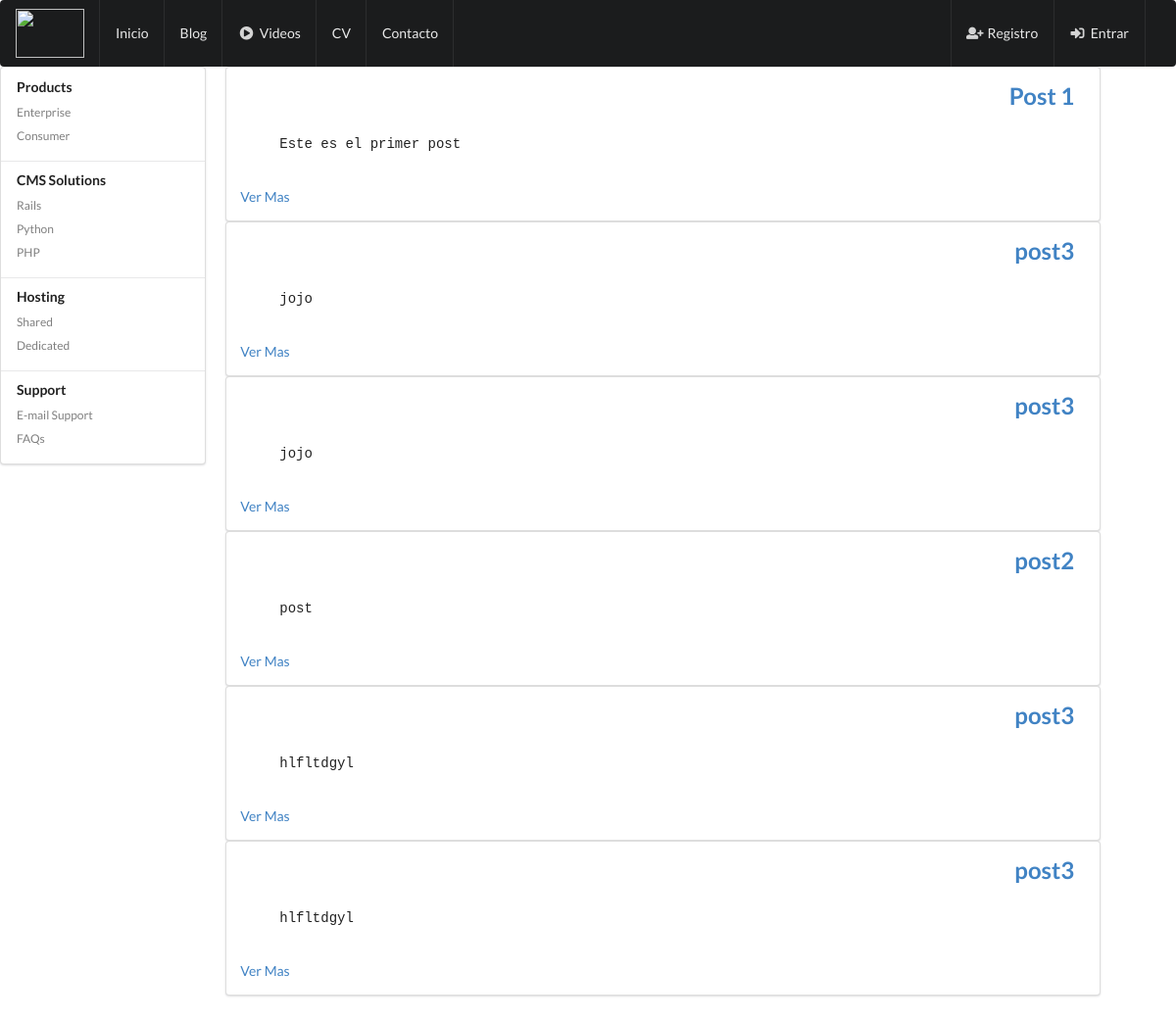
The app's page /posts/, older data.
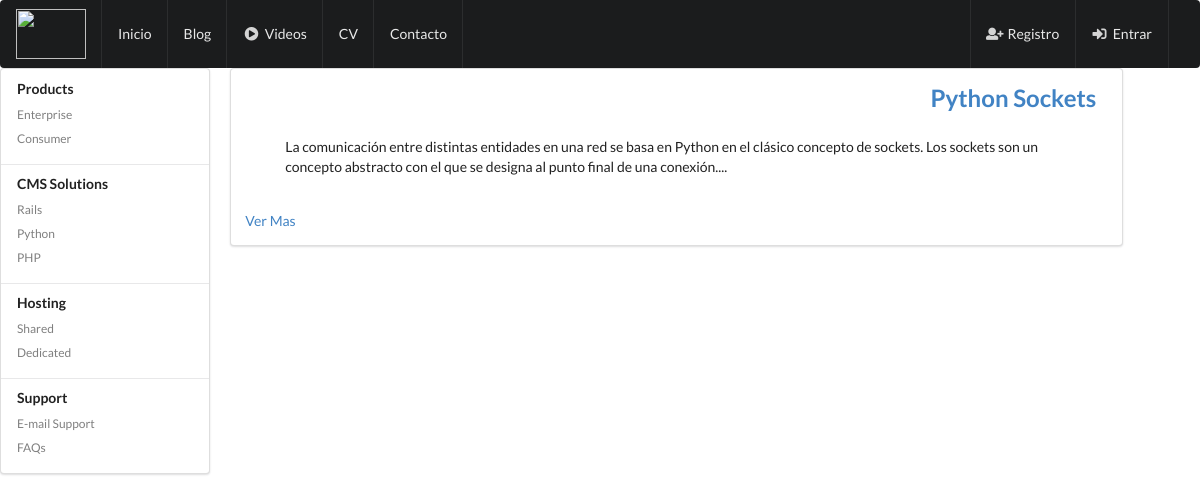
The same page, newer data.
### blog/models.py (models this page shows, shortened)
class Post(models.Model):
	title = models.CharField(max_length=120)
	content = models.TextField()
	updated = models.DateTimeField(auto_now=True, auto_now_add=False)
	timestamp = models.DateTimeField(auto_now=False, auto_now_add=True)
	def get_absolute_url(self):
		return reverse('posts:detail', kwargs={'id': self.id})

### blog/views.py (the view)
def post_list(request):
	posts = Post.objects.all()
	context = {
		'title': 'Blog',
		'message': "Hola a todos!!",
		'posts': posts
	}
	return render(request, "post_list.html", context)

### templates/post_list.html (shortened to what this page needs)
{% extends "base.html" %}
{% block content %}
	{% for post in posts %}
		<div class="five wide column">
			<div class="ui segment">
			  		<h2 class="ui right floated header"><a href='{{ post.get_absolute_url }}'>{{ post.title }}</a></h2>
			  		<br>
			  		<br>
					{% if post.content|length < 500 %}
					<pre><blockquote>{{ post.content}}</blockquote></pre>
					<br>
					{% else %}
					<blockquote>{{ post.content|truncatechars:200 }} </blockquote>
					<br>
					{% endif %}
					<a href='{{ post.get_absolute_url }}'>Ver Mas</a>
			</div>
		</div>
	{% endfor %}
{% endblock %}

### templates/base.html (shortened to what this page needs)
<!DOCTYPE html>
<html>
<head>
    <link rel="stylesheet" type="text/css" href="https://cdnjs.cloudflare.com/ajax/libs/semantic-ui/2.2.6/semantic.min.css">
</head>
<body>
	<div class="row">
		<div class="ui inverted stackable menu">
		<div class="header item">
			<img src="http://www.metalerk.com/static/img/nappa.jpg" alt="" style="height: 50px; width: 70px;">
		</div>
		<a class="blue item">Inicio</a>
		<a href="" class="blue item">Blog</a>
		<a href="" class="item">
			<i class="video play icon"></i>
			Videos
		</a>
		<a href="" class="blue item">CV</a>
		<a href="" class="blue item">Contacto</a>
		<div class="right menu">
			<a href="" class="ui item"><i class="add user icon"></i>Registro</a>
			<a href="" class="ui item">
			<i class="sign in icon"></i>Entrar</a>
			<a href="" class="ui item"></a>
		</div>
	</div>
	</div>
	<div class="row">
		<div class="ui stackable grid">
			<div class="three wide column">
				<div class="ui vertical menu">
					  <div class="item">
					    <div class="header">Products</div>
					    <div class="menu">
					      <a class="item">Enterprise</a>
					      <a class="item">Consumer</a>
					    </div>
					  </div>
					  <div class="item">
					    <div class="header">CMS Solutions</div>
					    <div class="menu">
					      <a class="item">Rails</a>
					      <a class="item">Python</a>
					      <a class="item">PHP</a>
					    </div>
					  </div>
					  <div class="item">
					    <div class="header">Hosting</div>
					    <div class="menu">
					      <a class="item">Shared</a>
					      <a class="item">Dedicated</a>
					    </div>
					  </div>
					  <div class="item">
					    <div class="header">Support</div>
					    <div class="menu">
					      <a class="item">E-mail Support</a>
					      <a class="item">FAQs</a>
					    </div>
					  </div>
					</div>
			</div>
			<div class="twelve wide column">
					{% block content %}
					{% endblock %}
			</div>
		</div>
	</div>
	<div class="row">
		<div class="ui grid">
			<div class="ui stackable grid">
				<div class="ten wide column">
				</div>
			</div>
		</div>
	</div>
</body>
</html>

Row changes from the older to the newer data that the page shows:
removed Post: title "Post 1", content "Este es el primer post"
removed Post: title "post3", content "jojo"
removed Post: title "post3", content "jojo"
removed Post: title "post2", content "post"
removed Post: title "post3", content "hlfltdgyl"
removed Post: title "post3", content "hlfltdgyl"
added Post: title "Python Sockets", content "La comunicación entre distintas entidades en una red se basa en Python en el clásico concepto de sockets. Los sockets son un concepto abstracto con el que se designa al punto final de una conexión...."
